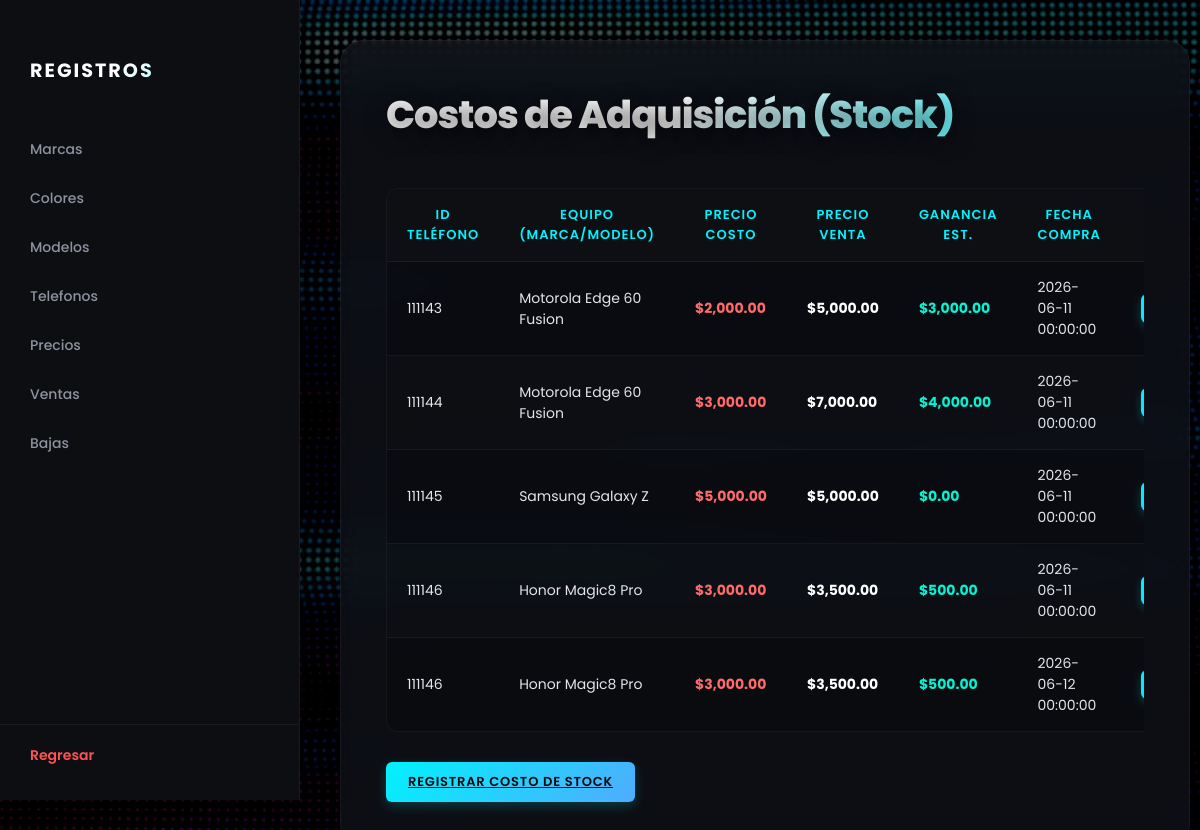
Screenshot of /tienda_telefonos/menu_mostrar.php?p=precio with the database file from the repository.
### tables this page shows
CREATE TABLE IF NOT EXISTS `precio` (
  `id_precio` int NOT NULL AUTO_INCREMENT,
  `precio_nuevo` decimal(10,2) NOT NULL DEFAULT '0.00',
  `id_telefono` int DEFAULT NULL,
  `precio_anterior` decimal(10,2) NOT NULL DEFAULT '0.00',
  `fecha_cambio` datetime NOT NULL,
  `activo` int DEFAULT '1',
  PRIMARY KEY (`id_precio`),
  KEY `FK_precio_telefono` (`id_telefono`),
  CONSTRAINT `FK_precio_telefono` FOREIGN KEY (`id_telefono`) REFERENCES `telefono` (`id_telefono`) ON DELETE CASCADE ON UPDATE CASCADE
);

CREATE TABLE IF NOT EXISTS `marca` (
  `id_marca` int(10) unsigned zerofill NOT NULL AUTO_INCREMENT,
  `nombre` varchar(50) DEFAULT NULL,
  `activo` int DEFAULT '1',
  PRIMARY KEY (`id_marca`)
);

CREATE TABLE IF NOT EXISTS `modelo` (
  `id_modelo` int NOT NULL AUTO_INCREMENT,
  `nombre` varchar(50) DEFAULT NULL,
  `id_marca` int(10) unsigned zerofill NOT NULL,
  `activo` int DEFAULT '1',
  PRIMARY KEY (`id_modelo`) USING BTREE,
  KEY `id_marca` (`id_marca`),
  CONSTRAINT `FK_modelo_marca` FOREIGN KEY (`id_marca`) REFERENCES `marca` (`id_marca`)
);

CREATE TABLE IF NOT EXISTS `telefono` (
  `id_telefono` int NOT NULL AUTO_INCREMENT,
  `id_modelo` int DEFAULT NULL,
  `IMEI` varchar(50) DEFAULT NULL,
  `id_color` int(100) unsigned zerofill NOT NULL,
  `precio_actual` decimal(10,2) NOT NULL DEFAULT '0.00',
  `fecha_registro` date DEFAULT NULL,
  `estado` varchar(50) DEFAULT NULL,
  `activo` int DEFAULT '1',
  PRIMARY KEY (`id_telefono`) USING BTREE,
  UNIQUE KEY `IMEI` (`IMEI`),
  KEY `FK_telefono_color` (`id_color`),
  KEY `FK_telefono_modelo` (`id_modelo`),
  CONSTRAINT `FK_telefono_color` FOREIGN KEY (`id_color`) REFERENCES `color` (`id_color`) ON DELETE CASCADE ON UPDATE CASCADE,
  CONSTRAINT `FK_telefono_modelo` FOREIGN KEY (`id_modelo`) REFERENCES `modelo` (`id_modelo`) ON DELETE CASCADE ON UPDATE CASCADE
);

### tienda_telefonos/mostrar/mostrar_precio.php (the view, shortened to what this page needs)
<?php
$sql = "SELECT p.id_telefono,
               ma.nombre AS marca,
               m.nombre AS modelo,
               p.precio_anterior AS precio_costo,
               t.precio_actual AS precio_venta,
               (t.precio_actual - p.precio_anterior) AS ganancia_estimada,
               p.fecha_cambio AS fecha_compra
        FROM precio p
        INNER JOIN telefono t ON p.id_telefono = t.id_telefono
        INNER JOIN modelo m ON t.id_modelo = m.id_modelo
        INNER JOIN marca ma ON m.id_marca = ma.id_marca
        WHERE p.activo = 1";
$resultado = $conexion->query($sql);
?>
<div class="main-card-panel">
    <h1 class="titulo-seccion">Costos de Adquisición (Stock)</h1>
    <div class="contenedor-tabla">
        <table class="tabla-estilizada">
            <thead>
                <tr>
                    <th>ID Teléfono</th>
                    <th>Equipo (Marca/Modelo)</th>
                    <th>Precio Costo</th>
                    <th>Precio Venta</th>
                    <th>Ganancia Est.</th>
                    <th>Fecha Compra</th>
                    <th>Acciones</th>
                </tr>
            </thead>
            <tbody>
                <?php
                if ($resultado && $resultado->num_rows > 0) {
                    while($fila = $resultado->fetch_assoc()) {
                ?>
                        <tr>
                            <td><?php echo $fila["id_telefono"]; ?></td>
                            <td><?php echo $fila["marca"] . " " . $fila["modelo"]; ?></td>
                            <td style="color: #ff6b6b; font-weight: bold;">
                                $<?php echo number_format($fila["precio_costo"], 2); ?>
                            </td>
                            <td style="color: var(--texto-blanco); font-weight: bold;">
                                $<?php echo number_format($fila["precio_venta"], 2); ?>
                            </td>
                            <td style="color: #00f5d4; font-weight: bold;">
                                $<?php echo number_format($fila["ganancia_estimada"], 2); ?>
                            </td>
                            <td><?php echo $fila["fecha_compra"]; ?></td>
                            <td>
                                <div class="bloque-acciones-lista">
                                    <a href="editar/editar_precio.php?id=<?php echo $fila['id_telefono']; ?>" class="btn-lista-premium btn-editar-neo">Editar</a>
                                </div>
                            </td>
                        </tr>
                <?php
                    }
                } else {
                    echo "<tr><td colspan='7' style='text-align:center; color:var(--texto-gris); padding:20px;'>No hay registros de costos de adquisición</td></tr>";
                }
                ?>
            </tbody>
        </table>
    </div>
    <div style="margin-top: 10px;">
        <a href="menu_registros.php?p=precio" class="btn-agregar opcion-menu">Registrar Costo de Stock</a>
    </div>
</div>

### tienda_telefonos/style/estilo_mostrar.css (style rules this page uses)
:root { --bg-total: #08090d; --bg-panel: rgba(17, 19, 26, 0.75); --bg-sidebar: #0d0e12; --turquesa: #00f2fe; --turquesa-hover: #4facfe; --texto-brillante: #ffffff; --texto-gris: #8e929e; --borde-sutil: rgba(255, 255, 255, 0.05); }
body { margin: 0; padding: 0; font-family: 'Poppins', sans-serif; background-color: var(--bg-total); color: var(--texto-brillante); min-height: 100vh; display: flex; position: relative; }
body::before { content: ""; position: fixed; top: 0; left: 0; width: 100%; height: 100%; background-image: url('../img/fondo_ondas.jpg'); background-size: cover; background-position: center; background-repeat: no-repeat; filter: brightness(0.4) contrast(120%) saturate(100%); z-index: -1; }
.main-card-panel { background-color: var(--bg-panel); backdrop-filter: blur(12px); -webkit-backdrop-filter: blur(12px); border: 1px solid var(--borde-sutil); border-radius: 24px; padding: 45px; max-width: 850px; width: 100%; box-shadow: 0 20px 50px rgba(0, 0, 0, 0.5); display: flex; flex-direction: column; gap: 20px; box-sizing: border-box; }
.main-card-panel h1 { font-size: 2.4rem; font-weight: 700; letter-spacing: -0.5px; margin: 0; background: linear-gradient(to right, #ffffff, #a4a8b6); -webkit-background-clip: text; -webkit-text-fill-color: transparent; text-shadow: 0 4px 12px rgba(0, 0, 0, 0.5); }
.contenedor-tabla { width: 100%; margin-top: 10px; overflow-x: auto; }
.tabla-estilizada { width: 100%; border-collapse: separate; border-spacing: 0; background-color: rgba(0, 0, 0, 0.2); border: 1px solid var(--borde-sutil); border-radius: 12px; overflow: hidden; }
.tabla-estilizada th { color: var(--turquesa); font-size: 13px; font-weight: 600; text-transform: uppercase; letter-spacing: 1px; padding: 16px 20px; border-bottom: 1px solid var(--borde-sutil); background-color: rgba(255, 255, 255, 0.02); }
.tabla-estilizada td { padding: 15px 20px; font-size: 14px; color: #e3e5eb; border-bottom: 1px solid var(--borde-sutil); }
.tabla-estilizada tbody tr:last-child td { border-bottom: none; }
.tabla-estilizada tbody tr:nth-of-type(even) { background-color: rgba(255, 255, 255, 0.01); }
.main-card-panel h1 { font-size: 2.8rem; font-weight: 800; letter-spacing: -1px; margin-bottom: 10px; background: linear-gradient(135deg, #ffffff 30%, #a4a8b6 100%); -webkit-background-clip: text; background-clip: text; -webkit-text-fill-color: transparent; text-shadow: 0 4px 20px rgba(0, 0, 0, 0.6); }
.btn-agregar { display: inline-block; padding: 10px 22px; font-size: 13px; font-weight: 600; letter-spacing: 0.8px; border-radius: 6px; background: linear-gradient(135deg, #00f2fe 0%, #4facfe 100%); color: #08090d; border: none; cursor: pointer; transition: all 0.25s ease; box-shadow: 0 4px 12px rgba(0, 242, 254, 0.2); text-transform: uppercase; width: auto; }
.main-card-panel { animation: fadeInForm 0.4s cubic-bezier(0.25, 1, 0.5, 1) forwards; opacity: 0; transform: translateY(15px); }
.main-card-panel .titulo-seccion { font-size: 2.4rem; font-weight: 800; letter-spacing: -1px; margin: 0 0 15px 0; background: linear-gradient(135deg, #ffffff 40%, var(--turquesa) 100%); -webkit-background-clip: text; background-clip: text; -webkit-text-fill-color: transparent; text-shadow: 0 4px 20px rgba(0, 0, 0, 0.6); }
.bloque-acciones-lista { display: inline-flex; gap: 8px; vertical-align: middle; }
.btn-lista-premium { display: inline-block; text-decoration: none; padding: 6px 14px; font-size: 11px; font-weight: 700; letter-spacing: 0.8px; border-radius: 6px; text-transform: uppercase; transition: all 0.25s ease; text-align: center; border: none; cursor: pointer; }
.btn-editar-neo { background: linear-gradient(135deg, #00f2fe 0%, #4facfe 100%); color: #08090d; box-shadow: 0 4px 10px rgba(0, 242, 254, 0.25); }

### rows the page displays
precio: id_telefono "111143", marca.nombre "Motorola", modelo.nombre "Edge 60 Fusion", precio_anterior "2,000.00", id_telefono.precio_actual "5,000.00", ganancia_estimada "3,000.00", fecha_cambio "2026-06-11 00:00:00"
precio: id_telefono "111144", marca.nombre "Motorola", modelo.nombre "Edge 60 Fusion", precio_anterior "3,000.00", id_telefono.precio_actual "7,000.00", ganancia_estimada "4,000.00", fecha_cambio "2026-06-11 00:00:00"
precio: id_telefono "111145", marca.nombre "Samsung", modelo.nombre "Galaxy Z", precio_anterior "5,000.00", id_telefono.precio_actual "5,000.00", ganancia_estimada "0.00", fecha_cambio "2026-06-11 00:00:00"
precio: id_telefono "111146", marca.nombre "Honor", modelo.nombre "Magic8 Pro", precio_anterior "3,000.00", id_telefono.precio_actual "3,500.00", ganancia_estimada "500.00", fecha_cambio "2026-06-11 00:00:00"
precio: id_telefono "111146", marca.nombre "Honor", modelo.nombre "Magic8 Pro", precio_anterior "3,000.00", id_telefono.precio_actual "3,500.00", ganancia_estimada "500.00", fecha_cambio "2026-06-12 00:00:00"
